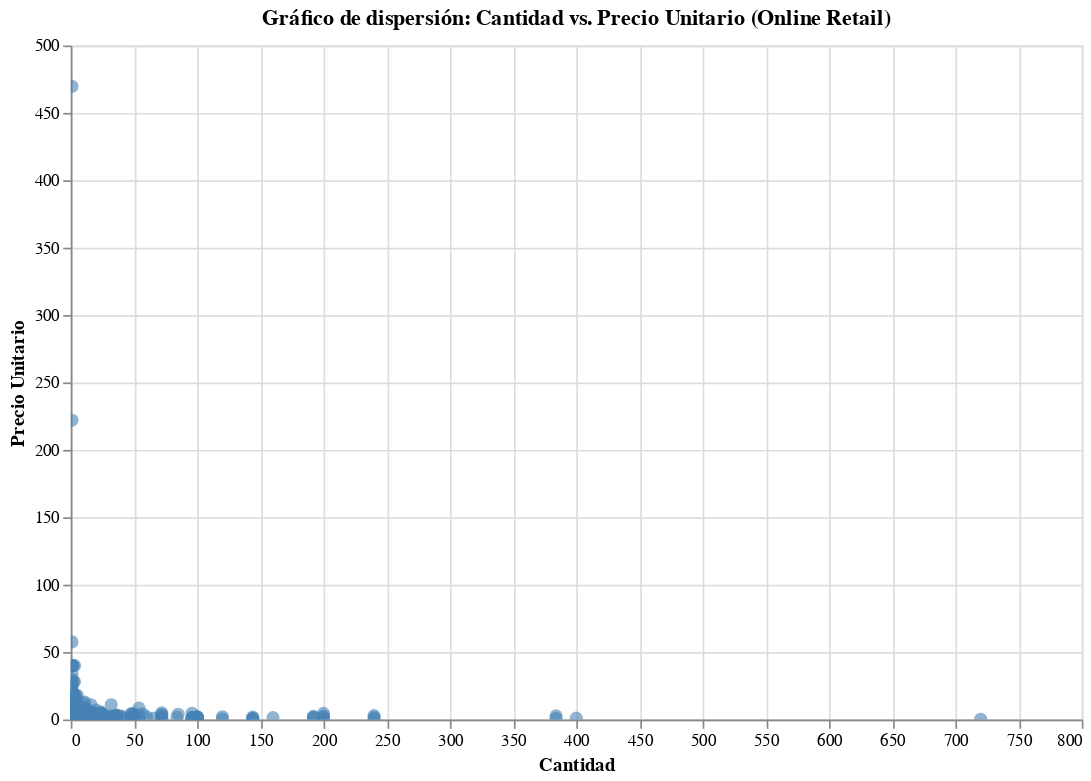

Source (notebook cell):
### Code cell
import pandas as pd
import matplotlib.pyplot as plt
import statsmodels.api as sm
import altair as alt

# Evitar vegafusion: forzar transformador por defecto y permitir grandes tablas
alt.data_transformers.disable_max_rows()
alt.data_transformers.enable('default')
alt.renderers.enable('default')

# Preparaciones y descomposición de series
data['InvoiceDate'] = pd.to_datetime(data['InvoiceDate'])
daily_sales = data.set_index('InvoiceDate')['Quantity'].resample('D').sum()
decomposition = sm.tsa.seasonal_decompose(daily_sales.dropna(), model='additive')
fig = decomposition.plot()
plt.tight_layout()
plt.show()

# Filtrado y tipos
data = data.dropna(subset=['Quantity', 'UnitPrice'])
data = data[(data['Quantity'] > 0) & (data['UnitPrice'] > 0)]
data['InvoiceNo'] = data['InvoiceNo'].astype(str)

# Usar una muestra para Altair (ajustable)
sample = data.sample(min(2000, len(data)), random_state=42)

# Gráfico de dispersión
scatter_chart = (
    alt.Chart(sample)
    .mark_circle(size=60, color='steelblue', opacity=0.6)
    .encode(
        x=alt.X('Quantity:Q', title='Cantidad'),
        y=alt.Y('UnitPrice:Q', title='Precio Unitario'),
        tooltip=[alt.Tooltip('InvoiceNo:N'), alt.Tooltip('StockCode:N'),
                 alt.Tooltip('Quantity:Q'), alt.Tooltip('UnitPrice:Q'),
                 alt.Tooltip('Country:N')]
    )
    .properties(title='Gráfico de dispersión: Cantidad vs. Precio Unitario (Online Retail)',
                width=600, height=400)
    .interactive()
)

scatter_chart

### Figure 1 — Vega-Lite specification as saved in the notebook (floating-point values rounded to 4 significant figures; data arrays with more than 128 entries replaced by an {"elided": "..."} marker saying what was removed)
{"config": {"view": {"continuousWidth": 300, "continuousHeight": 300}}, "data": {"name": "data-26082477244feb58b859d0cde4a3ff8f"}, "mark": {"type": "circle", "color": "steelblue", "opacity": 0.6, "size": 60}, "encoding": {"tooltip": [{"field": "InvoiceNo", "type": "nominal"}, {"field": "StockCode", "type": "nominal"}, {"field": "Quantity", "type": "quantitative"}, {"field": "UnitPrice", "type": "quantitative"}, {"field": "Country", "type": "nominal"}], "x": {"field": "Quantity", "title": "Cantidad", "type": "quantitative"}, "y": {"field": "UnitPrice", "title": "Precio Unitario", "type": "quantitative"}}, "height": 400, "params": [{"name": "param_7", "select": {"type": "interval", "encodings": ["x", "y"]}, "bind": "scales"}], "title": "Gráfico de dispersión: Cantidad vs. Precio Unitario (Online Retail)", "width": 600, "$schema": "https://vega.github.io/schema/vega-lite/v5.20.1.json", "datasets": {"data-26082477244feb58b859d0cde4a3ff8f": {"elided": "2000 records"}}}
